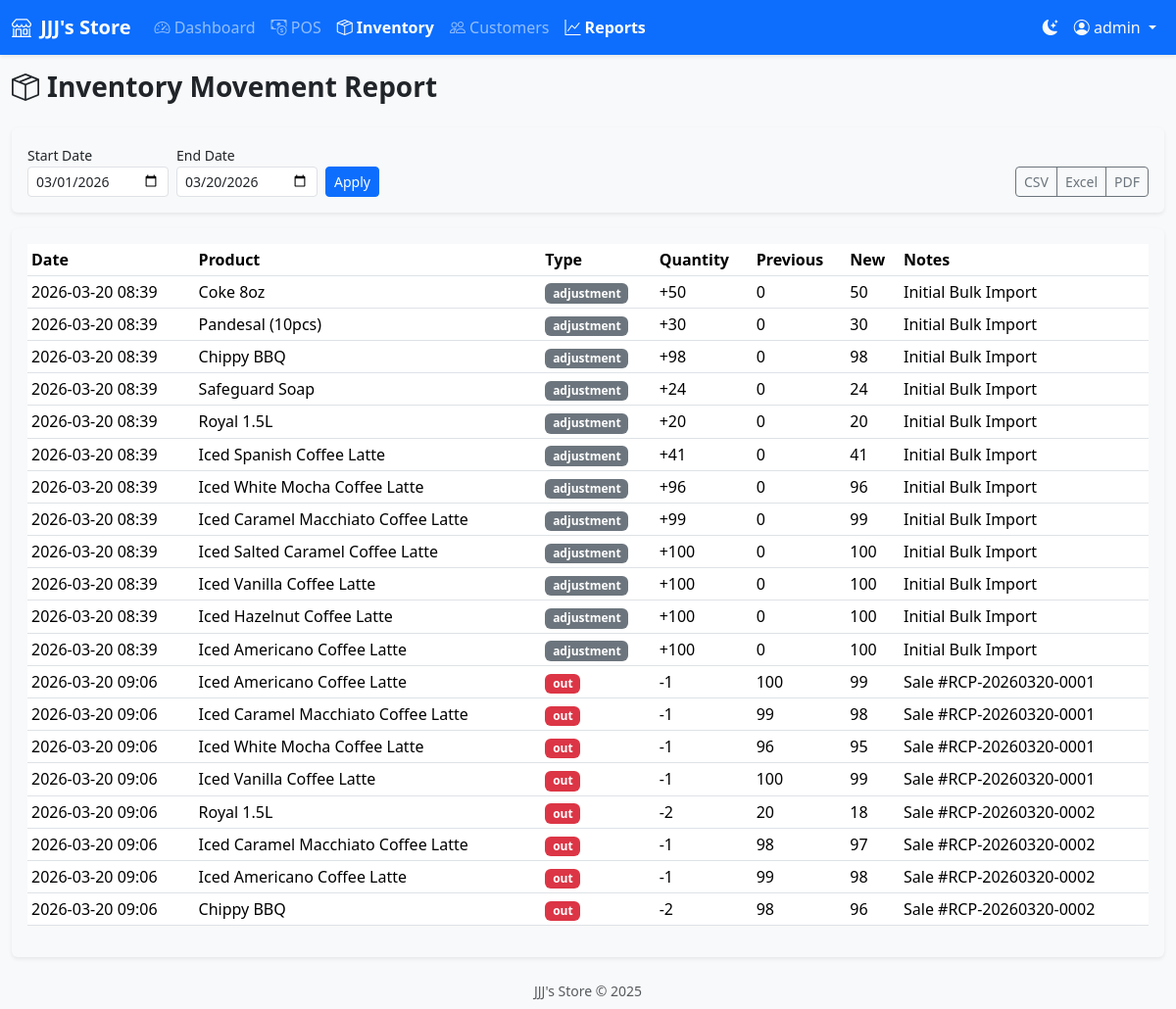
Screenshot of /reports/inventory (signed in) with the database file from the repository.
### models.py (models this page shows, shortened)
class User(UserMixin, db.Model):
    __tablename__ = 'users'
    id = db.Column(db.Integer, primary_key=True, index=True)
    username = db.Column(db.String(80), unique=True, nullable=False, index=True)
    email = db.Column(db.String(120), unique=True, nullable=True, index=True)
    password_hash = db.Column(db.String(256), nullable=False)
    role = db.Column(db.String(20), nullable=False, default='cashier')  # admin, cashier
    full_name = db.Column(db.String(120), nullable=True)
    is_active = db.Column(db.Boolean, default=True)
    created_at = db.Column(db.DateTime, default=datetime.utcnow)

class InventoryLog(db.Model):
    __tablename__ = 'inventory_logs'
    id = db.Column(db.Integer, primary_key=True, index=True)
    product_id = db.Column(db.Integer, db.ForeignKey('products.id'), nullable=False, index=True)
    type = db.Column(db.String(20), nullable=False)  # in, out, adjustment
    quantity = db.Column(db.Integer, nullable=False)  # positive for in, negative for out
    previous_qty = db.Column(db.Integer, nullable=False)
    new_qty = db.Column(db.Integer, nullable=False)
    reference = db.Column(db.String(100), nullable=True)  # sale_id, purchase_ref, etc.
    notes = db.Column(db.Text, nullable=True)
    user_id = db.Column(db.Integer, db.ForeignKey('users.id'), nullable=True, index=True)
    created_at = db.Column(db.DateTime, default=datetime.utcnow, index=True)
    product = db.relationship('Product', backref='inventory_logs')
    user = db.relationship('User', backref='inventory_logs')

class Product(db.Model):
    __tablename__ = 'products'
    id = db.Column(db.Integer, primary_key=True, index=True)
    name = db.Column(db.String(200), nullable=False, index=True)
    sku = db.Column(db.String(50), unique=True, nullable=True, index=True)
    barcode = db.Column(db.String(50), nullable=True, index=True)
    description = db.Column(db.Text, nullable=True)
    category_id = db.Column(db.Integer, db.ForeignKey('categories.id'), nullable=True, index=True)
    supplier_id = db.Column(db.Integer, db.ForeignKey('suppliers.id'), nullable=True, index=True)
    selling_price = db.Column(db.Numeric(12, 2), nullable=False, default=0)
    cost_price = db.Column(db.Numeric(12, 2), nullable=True, default=0)
    quantity = db.Column(db.Integer, nullable=False, default=0)
    unit = db.Column(db.String(20), nullable=False, default='pcs')  # pcs, box, kg, etc.
    min_stock = db.Column(db.Integer, default=5)
    expiry_date = db.Column(db.Date, nullable=True)
    created_at = db.Column(db.DateTime, default=datetime.utcnow)
    updated_at = db.Column(db.DateTime, default=datetime.utcnow, onupdate=datetime.utcnow)
    sales_items = db.relationship('SalesItem', backref='product', lazy='dynamic')

### routes/reports.py (the view)
@reports_bp.route('/inventory')
@login_required
def inventory():
    start, end = get_date_range()
    movement_data = get_inventory_movement_report(start, end)
    return render_template('reports/inventory.html', movement_data=movement_data, start=start, end=end)

### routes/reports.py (called while the page is built)
def get_date_range():
    today = datetime.now().date()
    start_str = request.args.get('start')
    end_str = request.args.get('end')
    start = datetime.strptime(start_str, '%Y-%m-%d').date() if start_str else today.replace(day=1)
    end = datetime.strptime(end_str, '%Y-%m-%d').date() if end_str else today
    return start, end

### services/report_service.py (called while the page is built)
def get_inventory_movement_report(start_date, end_date):
    logs = InventoryLog.query.filter(
        InventoryLog.created_at >= datetime.combine(start_date, datetime.min.time()),
        InventoryLog.created_at <= datetime.combine(end_date, datetime.max.time())
    ).order_by(InventoryLog.created_at).all()
    rows = []
    for log in logs:
        rows.append({
            'date': log.created_at.strftime('%Y-%m-%d %H:%M'),
            'product': log.product.name,
            'type': log.type,
            'quantity': log.quantity,
            'previous': log.previous_qty,
            'new': log.new_qty,
            'notes': log.notes or ''
        })
    return rows

### templates/reports/inventory.html (shortened to what this page needs)
{% extends "base.html" %}
{% block content %}
<div class="container-fluid">
    <h1 class="h3 mb-4 fw-bold"><i class="bi bi-box-seam me-2"></i>Inventory Movement Report</h1>
    <div class="card border-0 shadow-sm mb-3">
        <div class="card-body">
            <form class="row g-2 align-items-end" method="get">
                <div class="col-auto">
                    <label class="form-label small mb-0">Start Date</label>
                    <input type="date" name="start" class="form-control form-control-sm" value="{{ start }}">
                </div>
                <div class="col-auto">
                    <label class="form-label small mb-0">End Date</label>
                    <input type="date" name="end" class="form-control form-control-sm" value="{{ end }}">
                </div>
                <div class="col-auto">
                    <button type="submit" class="btn btn-sm btn-primary">Apply</button>
                </div>
                <div class="col-auto ms-auto">
                    <div class="btn-group btn-group-sm">
                        <a href="{{ url_for('reports.export_inventory_csv') }}?start={{ start }}&end={{ end }}" class="btn btn-outline-secondary">CSV</a>
                        <a href="{{ url_for('reports.export_inventory_excel') }}?start={{ start }}&end={{ end }}" class="btn btn-outline-secondary">Excel</a>
                        <a href="{{ url_for('reports.export_inventory_pdf') }}?start={{ start }}&end={{ end }}" class="btn btn-outline-secondary">PDF</a>
                    </div>
                </div>
            </form>
        </div>
    </div>
    <div class="card border-0 shadow-sm">
        <div class="card-body">
            <div class="table-responsive">
                <table class="table table-hover table-sm">
                    <thead>
                        <tr>
                            <th>Date</th>
                            <th>Product</th>
                            <th>Type</th>
                            <th>Quantity</th>
                            <th>Previous</th>
                            <th>New</th>
                            <th>Notes</th>
                        </tr>
                    </thead>
                    <tbody>
                        {% for r in movement_data %}
                        <tr>
                            <td>{{ r.date }}</td>
                            <td>{{ r.product }}</td>
                            <td><span class="badge bg-{% if r.type == 'in' %}success{% elif r.type == 'out' %}danger{% else %}secondary{% endif %}">{{ r.type }}</span></td>
                            <td>{{ r.quantity > 0 and '+' or '' }}{{ r.quantity }}</td>
                            <td>{{ r.previous }}</td>
                            <td>{{ r.new }}</td>
                            <td>{{ r.notes }}</td>
                        </tr>
                        {% else %}
                        <tr><td colspan="7" class="text-center text-muted">No movement in date range</td></tr>
                        {% endfor %}
                    </tbody>
                </table>
            </div>
        </div>
    </div>
</div>
{% endblock %}

### templates/base.html (shortened to what this page needs)
<!DOCTYPE html>
<html lang="en" data-bs-theme="light">
<head>
    <link href="https://cdn.jsdelivr.net/npm/bootstrap@5.3.2/dist/css/bootstrap.min.css" rel="stylesheet">
    <link href="https://cdn.jsdelivr.net/npm/bootstrap-icons@1.11.1/font/bootstrap-icons.css" rel="stylesheet">
    <link href="{{ url_for('static', filename='css/app.css') }}" rel="stylesheet">
</head>
<body class="d-flex flex-column min-vh-100">
    {% if current_user.is_authenticated %}
    <nav class="navbar navbar-expand-lg navbar-dark bg-primary sticky-top shadow-sm">
        <div class="container-fluid">
            <a class="navbar-brand fw-bold" href="{{ url_for('dashboard.index') }}">
                <i class="bi bi-shop me-1"></i> {{ pos_name }}
            </a>
            <div class="collapse navbar-collapse" id="navbarNav">
                <ul class="navbar-nav me-auto">
                    <li class="nav-item">
                        <a class="nav-link {% if request.endpoint == 'dashboard.index' %}active{% endif %}" href="{{ url_for('dashboard.index') }}">
                            <i class="bi bi-speedometer2"></i> Dashboard
                        </a>
                    </li>
                    <li class="nav-item">
                        <a class="nav-link {% if request.endpoint and 'pos' in request.endpoint %}active{% endif %}" href="{{ url_for('pos.index') }}">
                            <i class="bi bi-cash-coin"></i> POS
                        </a>
                    </li>
                    <li class="nav-item">
                        <a class="nav-link {% if request.endpoint and 'inventory' in request.endpoint %}active{% endif %}" href="{{ url_for('inventory.index') }}">
                            <i class="bi bi-box-seam"></i> Inventory
                        </a>
                    </li>
                    <li class="nav-item">
                        <a class="nav-link {% if request.endpoint and 'customers' in request.endpoint %}active{% endif %}" href="{{ url_for('customers.index') }}">
                            <i class="bi bi-people"></i> Customers
                        </a>
                    </li>
                    <li class="nav-item">
                        <a class="nav-link {% if request.endpoint and 'reports' in request.endpoint %}active{% endif %}" href="{{ url_for('reports.index') }}">
                            <i class="bi bi-graph-up"></i> Reports
                        </a>
                    </li>
                </ul>
                <ul class="navbar-nav">
                    <li class="nav-item">
                        <button class="btn btn-link nav-link text-light" id="themeToggle" title="Toggle dark/light mode">
                            <i class="bi bi-moon-stars-fill"></i>
                        </button>
                    </li>
                    <li class="nav-item dropdown">
                        <a class="nav-link dropdown-toggle text-light" href="#" data-bs-toggle="dropdown">
                            <i class="bi bi-person-circle"></i> {{ current_user.username }}
                        </a>
                    </li>
                </ul>
            </div>
        </div>
    </nav>
    {% endif %}
    <main class="flex-grow-1 py-3">
        {% block content %}{% endblock %}
    </main>
    <footer class="py-2 bg-light text-center text-muted small">
        {{ pos_name }} &copy; 2025
    </footer>
</body>
</html>

### static/css/app.css (style rules this page uses)
:root { --pos-primary: #0d6efd; --pos-success: #198754; --pos-warning: #ffc107; --pos-danger: #dc3545; --pos-bg: #f8f9fa; --pos-card-shadow: 0 0.125rem 0.25rem rgba(0, 0, 0, 0.075); }
body, main, .container, .pos-container, #sidebarPanel, .card, .table { background-color: var(--pos-bg); transition: background-color 0.3s ease, color 0.3s ease; }
html[data-bs-theme='light'], body[data-bs-theme='light'] { background-color: #f8f9fa !important; color: #212529 !important; }
.navbar-brand { font-size: 1.25rem; }
.nav-link.active { font-weight: 600; }
.card { transition: box-shadow 0.2s; }
* { transition: background-color 0.3s ease, color 0.3s ease; }
footer { margin-top: auto; }

### templates/base.html (style rules this page uses)
html[data-bs-theme='dark'], body { background-color: #121212 !important; color: #f8f9fa !important; }
html[data-bs-theme='light'], body { background-color: #f8f9fa !important; color: #212529 !important; }

### rows the page displays
User: username "admin"
InventoryLog: date "2026-03-20 08:39", product "Coke 8oz", type "adjustment", quantity "+", quantity "50", previous "0", new "50", notes "Initial Bulk Import"
InventoryLog: date "2026-03-20 08:39", product "Pandesal (10pcs)", type "adjustment", quantity "+", quantity "30", previous "0", new "30", notes "Initial Bulk Import"
InventoryLog: date "2026-03-20 08:39", product "Chippy BBQ", type "adjustment", quantity "+", quantity "98", previous "0", new "98", notes "Initial Bulk Import"
InventoryLog: date "2026-03-20 08:39", product "Safeguard Soap", type "adjustment", quantity "+", quantity "24", previous "0", new "24", notes "Initial Bulk Import"
InventoryLog: date "2026-03-20 08:39", product "Royal 1.5L", type "adjustment", quantity "+", quantity "20", previous "0", new "20", notes "Initial Bulk Import"
InventoryLog: date "2026-03-20 08:39", product "Iced Spanish Coffee Latte", type "adjustment", quantity "+", quantity "41", previous "0", new "41", notes "Initial Bulk Import"
InventoryLog: date "2026-03-20 08:39", product "Iced White Mocha Coffee Latte", type "adjustment", quantity "+", quantity "96", previous "0", new "96", notes "Initial Bulk Import"
InventoryLog: date "2026-03-20 08:39", product "Iced Caramel Macchiato Coffee Latte", type "adjustment", quantity "+", quantity "99", previous "0", new "99", notes "Initial Bulk Import"
Product: product "Iced Salted Caramel Coffee Latte"
InventoryLog: type "adjustment", notes "Initial Bulk Import"
Product: product "Iced Vanilla Coffee Latte" "Iced Vanilla Coffee Latte"
InventoryLog: type "adjustment", notes "Initial Bulk Import"
Product: product "Iced Hazelnut Coffee Latte"
InventoryLog: type "adjustment", notes "Initial Bulk Import"
Product: product "Iced Americano Coffee Latte" "Iced Americano Coffee Latte" "Iced Americano Coffee Latte"
InventoryLog: type "adjustment", notes "Initial Bulk Import"
InventoryLog: type "out", notes "Sale #RCP-20260320-0001"
Product: product "Iced Caramel Macchiato Coffee Latte"
InventoryLog: type "out", notes "Sale #RCP-20260320-0001"
InventoryLog: date "2026-03-20 09:06", product "Iced White Mocha Coffee Latte", type "out", quantity "-1", previous "96", new "95", notes "Sale #RCP-20260320-0001"
InventoryLog: type "out", notes "Sale #RCP-20260320-0001"
InventoryLog: date "2026-03-20 09:06", product "Royal 1.5L", type "out", quantity "-2", previous "20", new "18", notes "Sale #RCP-20260320-0002"
InventoryLog: date "2026-03-20 09:06", product "Iced Caramel Macchiato Coffee Latte", type "out", quantity "-1", previous "98", new "97", notes "Sale #RCP-20260320-0002"
InventoryLog: type "out", notes "Sale #RCP-20260320-0002"
InventoryLog: date "2026-03-20 09:06", product "Chippy BBQ", type "out", quantity "-2", previous "98", new "96", notes "Sale #RCP-20260320-0002"

### other values shown
{{ pos_name }} "JJJ's Store"
{{ r.date }} "2026-03-20 08:39" "2026-03-20 08:39" "2026-03-20 08:39" "2026-03-20 08:39" "2026-03-20 09:06" "2026-03-20 09:06" "2026-03-20 09:06" "2026-03-20 09:06"
{{ r.quantity > 0 and '+' or '' }} "+" "+" "+" "+"
{{ r.quantity }} "100" "100" "100" "100" "-1" "-1" "-1" "-1"
{{ r.previous }} "0" "0" "0" "0" "100" "99" "100" "99"
{{ r.new }} "100" "100" "100" "100" "99" "98" "99" "98"
